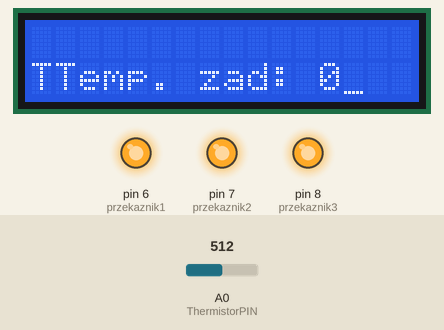
This sketch was run on a simulated Arduino Uno, built with avr-gcc and run on an emulated ATmega328P. Shown: 16×2 character LCD, output pins drawn as LEDs (lit = HIGH). Inputs (shaded band) come from the test bench; at power-on: A0 (ThermistorPIN) = 512. EEPROM starts erased; what the sketch prints to the serial monitor is not drawn.

Above: at 1.2 s.
1.3 s: A0 (ThermistorPIN) set to 254
4.3 s: A0 (ThermistorPIN) set to 223
At 5.2 s:
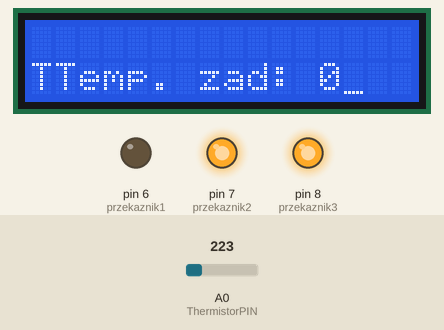
7.3 s: A0 (ThermistorPIN) set to 122
10.3 s: A0 (ThermistorPIN) set to 0
13.3 s: A0 (ThermistorPIN) set to 716
At 14.3 s:
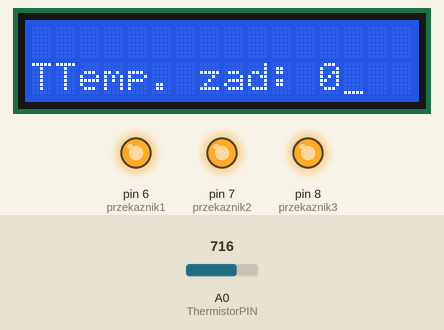
16.3 s: A0 (ThermistorPIN) set to 946
19.3 s: A0 (ThermistorPIN) set to 973
Timing chart, 0 to 22.3 s (numbered marks = the images above; inputs shaded):
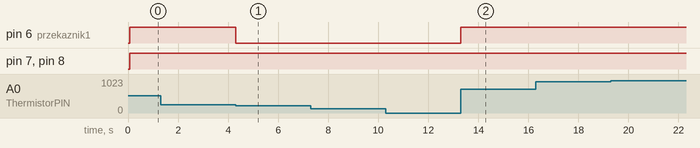

Measured:
- the behaviour switches between 238 and 237 on A0 (ThermistorPIN) (found by bisection; images 0 and 1)
- after the input at 4.3 s, pin 6 (przekaznik1): HIGH → LOW at once
- after the input at 13.3 s, pin 6 (przekaznik1): LOW → HIGH at once

The sketch:

termostat.ino
```cpp
#include <EEPROM.h>
#include <LiquidCrystal.h>
#include <Wire.h>
#include <math.h>

// initialize the library by associating any needed LCD interface pin
// with the arduino pin number it is connected to
const int rs = 12, en = 11, d4 = 5, d5 = 4, d6 = 3, d7 = 2;
LiquidCrystal lcd(rs, en, d4, d5, d6, d7);

#define ThermistorPIN 0                 // Analog Pin 0
float vcc = 4.91;                       // only used for display purposes, if used
                                         // set to the measured Vcc.
float pad = 9850;                       // balance/pad resistor value, set this to
                                         // the measured resistance of your pad resistor
float thermr = 10000;                   // thermistor nominal resistance

float Thermistor(int RawADC) {
   long Resistance;
   float Temp;  // Dual-Purpose variable to save space.

   Resistance=pad*((1024.0 / RawADC) - 1);
   Temp = log(Resistance); // Saving the Log(resistance) so not to calculate  it 4 times later
   Temp = 1 / (0.001129148 + (0.000234125 * Temp) + (0.0000000876741 * Temp * Temp * Temp));
   Temp = Temp - 273.15;  // Convert Kelvin to Celsius

   // BEGIN- Remove these lines for the function not to display anything
   //Serial.print("ADC: ");
   //Serial.print(RawADC);
   //Serial.print("/1024");                           // Print out RAW ADC Number
   //Serial.print(", vcc: ");
   //Serial.print(vcc,2);
   //Serial.print(", pad: ");
   //Serial.print(pad/1000,3);
   //Serial.print(" Kohms, Volts: ");
   //Serial.print(((RawADC*vcc)/1024.0),3);
   //Serial.print(", Resistance: ");
   //Serial.print(Resistance);
   //Serial.print(" ohms, ");
   // END- Remove these lines for the function not to display anything

   // Uncomment this line for the function to return Fahrenheit instead.
   //temp = (Temp * 9.0)/ 5.0 + 32.0;                  // Convert to Fahrenheit
   return Temp;                                      // Return the Temperature
}

#define btn1 A1
#define btn2 A2
#define btn3 A3
#define przekaznik1 6
#define przekaznik2 7
#define przekaznik3 8

   int pos = 0;
   bool conf = false;
   int tzad;
   float temp;

void setup() {
   Serial.begin(115200);
   lcd.begin(16, 2);
   lcd.setCursor(0,1);
   lcd.cursor();
   pinMode(btn1, INPUT);
   pinMode(btn2, INPUT);
   pinMode(btn3, INPUT);
   pinMode(przekaznik1, OUTPUT);
   pinMode(przekaznik2, OUTPUT);
   pinMode(przekaznik3, OUTPUT);
   EEPROM[0] = tzad;
}

void loop() {
  lcd.clear();
   temp=Thermistor(analogRead(ThermistorPIN));       // read ADC and  convert it to Celsius
   lcd.setCursor(0, 1);
   lcd.print("Temp: ");
   lcd.print(temp, 1);
   lcd.setCursor(1,1);
   lcd.print("Temp. zad: ");
   lcd.print(tzad);

   if (btn3 == HIGH) {conf = true;}
   if (conf == true) {
    menu();
   }

   Serial.print("Celsius: ");
   Serial.print(temp,1);                             // display Celsius
   Serial.println("");

   if (temp >= tzad+1) {
    digitalWrite(przekaznik1, HIGH);
    digitalWrite(przekaznik2, HIGH);
    digitalWrite(przekaznik3, HIGH);
  } else if (temp < tzad) {
    digitalWrite(przekaznik1, LOW);
    digitalWrite(przekaznik1, LOW);
    digitalWrite(przekaznik1, LOW);
  }
}

void menu() {
  lcd.clear();
    if (btn1 == HIGH) {pos++;}
    if (btn2 == HIGH) {pos--;}

    if (pos == 0 && btn3 == HIGH) {
      tzad--;
      if (tzad<-15) {tzad=7;}
      lcd.setCursor(0,1);
      lcd.print("Temp:");
      lcd.print(temp, 1);
      lcd.setCursor(1,1);
      lcd.print("Temp. zad: ");
      lcd.print(tzad);
      lcd.cursor();
      delay(300);
      lcd.noCursor();
      delay(300);
    }

    if (pos == 1) {
      lcd.setCursor(0,1);
      lcd.print("Zapisz");
      lcd.cursor();
      delay(300);
      lcd.noCursor();
      delay(300);
      if (btn3 == HIGH) {
        tzad = EEPROM[0];
        conf = false;
        lcd.clear();
        lcd.setCursor(0,1);
        lcd.print("Zapisano");
        delay(2000);
      }
    }
    if (pos > 1) {pos = 0;}
    if (pos < 0) {pos = 1;}
  }
```
